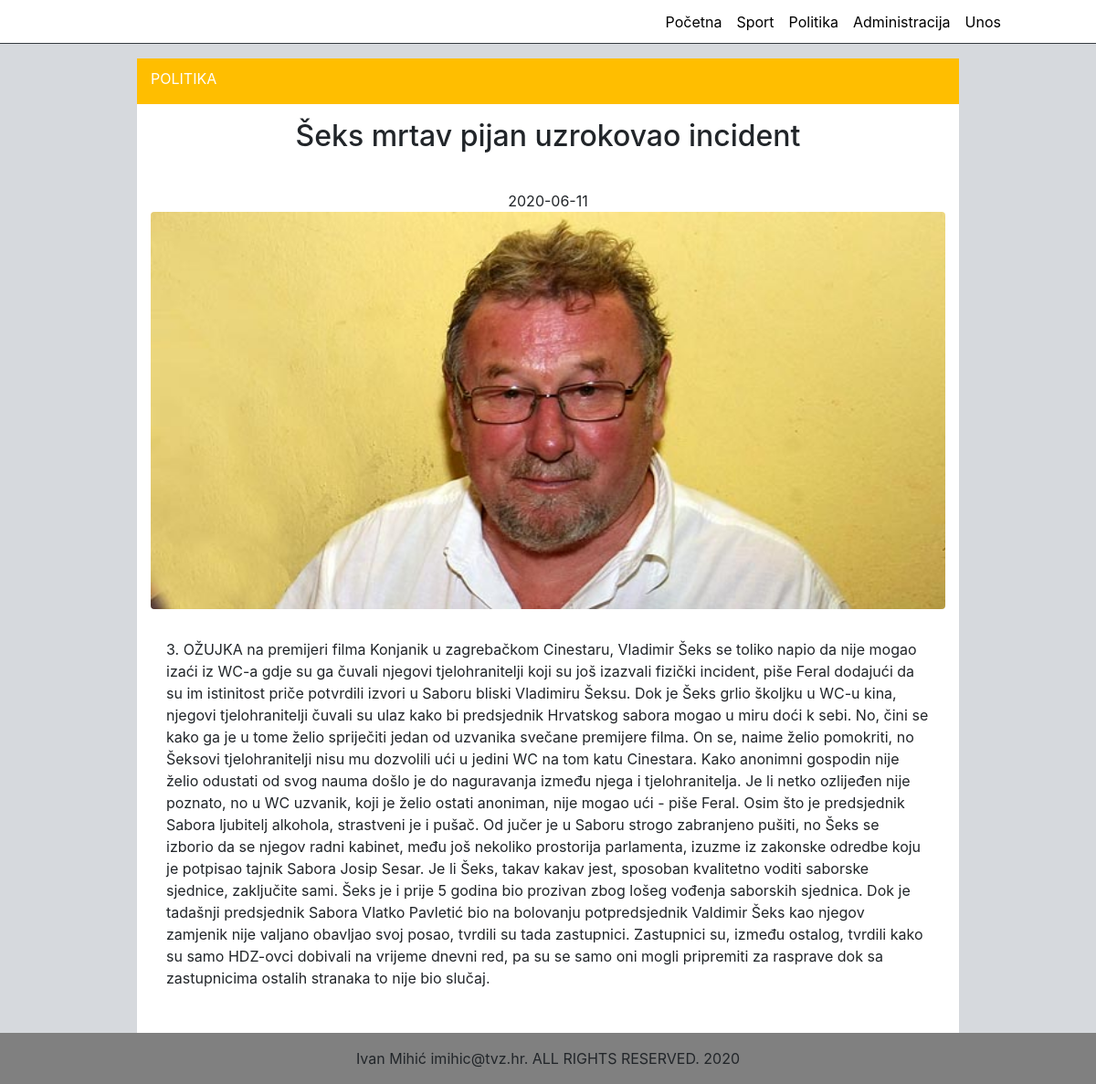
Page /clanak.php?id=28 on the committed database.
### tables this page shows
CREATE TABLE `vijesti` (
  `id` int NOT NULL AUTO_INCREMENT,
  `datum` date NOT NULL,
  `naslov` varchar(255) NOT NULL,
  `sazetak` text NOT NULL,
  `tekst` text NOT NULL,
  `slika` varchar(64) NOT NULL,
  `kategorija` varchar(64) NOT NULL,
  `arhiva` int NOT NULL,
  PRIMARY KEY (`id`)
);

### clanak.php (the view, shortened to what this page needs)
<!doctype html>
<html lang="en" class="h-100">
  <head>
    <link rel="stylesheet" href="https://stackpath.bootstrapcdn.com/bootstrap/4.5.0/css/bootstrap.min.css">
    <link href="sticky-footer-navbar.css" rel="stylesheet">
  </head>
  <body class="d-flex flex-column h-100">
  <header>
    <nav class="navbar navbar-default navbar-expand-md fixed-top border-bottom border-dark">
      <a class="navbar-brand" href="#"></a>
      <div class="collapse navbar-collapse" id="navbarCollapse">
        <ul class="navbar-nav ml-auto">
          <li class="nav-item">
            <a class="nav-link tekst" href="index.php">Početna</a>
          </li>
          <li class="nav-item">
            <a class="nav-link tekst" href="kategorija.php?id=Sport">Sport</a>
          </li>
          <li class="nav-item">
            <a class="nav-link tekst" href="kategorija.php?id=Politika">Politika</a>
          </li>
          <li class="nav-item">
            <a class="nav-link tekst" href="login.php">Administracija</a>
          </li>
          <li class="nav-item">
            <a class="nav-link tekst" href="unos.php">Unos</a>
          </li>
        </ul>
      </div>
    </nav>
  </header>
<?php
  include 'connect.php';
  $id = $_GET['id'];
  $query = "SELECT * FROM vijesti WHERE id=".$id."";
  $result = mysqli_query($dbc, $query);
  $row = $result -> fetch_array(MYSQLI_ASSOC);
?>
<main role="main">
  <div class="container">
    <div class="row articleTitle">
      <div class="col-12 align-items-center my-auto">
        <p><?php echo strtoupper($row["kategorija"]) ?></p>
      </div>
    </div>
    <article>
    <div class="row artikl justify-content-md-center">
      <h2><?php echo $row["naslov"]?></h2>
    </div>
    <div class="row artikl justify-content-md-center">
      <h7><?php echo $row["datum"] ?></h7>
      <?php echo'<div class="col-12"><img class="img-fluid rounded center" src="'.UPLPATH.$row['slika'].'">' ?>
    </div>
    <div class="row artikl">
        <div class="col-12">
          <p style="margin-left: 2rem; margin-right: 2rem; margin-top: 1rem;"><?php echo $row["tekst"] ?></p>
        </div>
    </div>
  </article>
  </div>
</main>
<footer class="footer-copyright mt-auto text-center py-3" >
  <div class="container font-small">Ivan Mihić imihic@tvz.hr. ALL RIGHTS RESERVED. 2020
  </div>
</footer>
      <script>window.jQuery || document.write('<script src="../assets/js/vendor/jquery.slim.min.js"><\/script>')</script><script src="../assets/dist/js/bootstrap.bundle.js"></script></body>
</html>

### sticky-footer-navbar.css (style rules this page uses)
body { background-color: #d6d9dd; }
main { margin-top: 3rem; }
main > .container { margin-top: 1rem; background-color: white; width: 75%; }
.articleTitle { background-color: #ffbe00; color: white; font-size: 1rem; }
.articleTitle p { margin-top: 10px; }
.tekst { color: black; }
.footer-copyright { background-color: grey; }
.footer-copyright > .container { padding-right: 15px; padding-left: 15px; }
.navbar-default { background-color: #FFFFFF; }
.navbar { max-height: 3rem; width: 100%; }
.navbar ul { margin: 0 5rem 0 0; }
.navbar-brand { padding-top: 0; position: relative; width: 145px; background: url(logo.png) no-repeat; height: 2rem; background-size: contain; margin-left: 5rem; }
.artikl { padding-top: 1rem; padding-bottom: 1rem; }
.img-fluid { width: 100%; }

### rows in the picture
vijesti: kategorija "POLITIKA", naslov "Šeks mrtav pijan uzrokovao incident", datum "2020-06-11", slika (placeholder picture), tekst "3. OŽUJKA na premijeri filma Konjanik u zagrebačkom Cinestaru, Vladimir Šeks se toliko napio da nije mogao izaći iz WC-a gdje su ga čuvali njegovi tjelohranitelji koji su još izazvali fizički incident, piše Feral dodajući da su im istinitost priče potvrdili izvori u Saboru bliski Vladimiru Šeksu. Dok je Šeks grlio školjku u WC-u kina, njegovi tjelohranitelji čuvali su ulaz kako bi predsjednik Hrvatskog sabora mogao u miru doći k sebi. No, čini se kako ga je u tome želio spriječiti jedan od uzvanika svečane premijere filma. On se, naime želio pomokriti, no Šeksovi tjelohranitelji nisu mu dozvolili ući u jedini WC na tom katu Cinestara. Kako anonimni gospodin nije želio odustati od svog nauma…"
